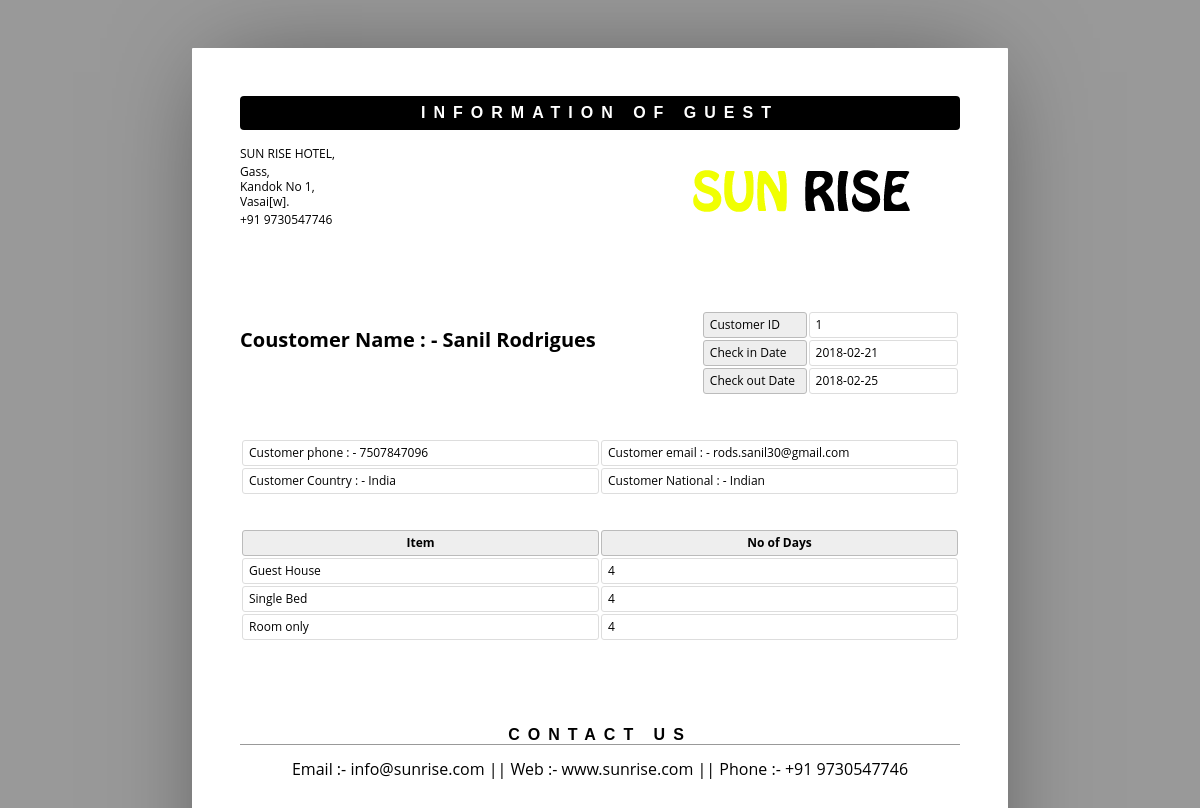
The page /admin/show.php?sid=13 on the database its author committed.
### tables this page shows
CREATE TABLE IF NOT EXISTS `user` (
  `id` int(100) NOT NULL AUTO_INCREMENT,
  `uname` varchar(20) NOT NULL,
  `password` varchar(20) NOT NULL,
  `name` varchar(50) NOT NULL,
  `email` varchar(50) NOT NULL,
  `phone_no` varchar(11) NOT NULL,
  `nationality` varchar(50) NOT NULL,
  `pass_country` varchar(60) NOT NULL,
  PRIMARY KEY (`id`)
);

CREATE TABLE IF NOT EXISTS `roombook` (
  `id` int(10) unsigned NOT NULL AUTO_INCREMENT,
  `Email` varchar(50) DEFAULT NULL,
  `TRoom` varchar(20) DEFAULT NULL,
  `Bed` varchar(10) DEFAULT NULL,
  `NRoom` varchar(2) DEFAULT NULL,
  `Meal` varchar(15) DEFAULT NULL,
  `cin` date DEFAULT NULL,
  `cout` date DEFAULT NULL,
  `stat` varchar(15) DEFAULT NULL,
  `nodays` int(11) DEFAULT NULL,
  PRIMARY KEY (`id`)
);

### admin/show.php (the view, shortened to what this page needs)
<html>
	<head>
	</head>
	<body>
	<?php
	include ('db.php');
	$pid = $_GET['sid'];
	$sql ="select * from roombook where id = '$pid' ";
	$re = mysqli_query($con,$sql);
	while($row=mysqli_fetch_array($re))
	{
		$email = $row['Email'];
		$room_type = $row['TRoom'];
		$Bed_type = $row['Bed'];
		$meal_type = $row['Meal'];
		$cin_date = $row['cin'];
		$cout_date = $row['cout'];
		$nodays = $row['nodays'];
	}
	$psql = "SELECT * from user where email = '".$email."'";
	$result = mysqli_query($con,$psql);
	while($data = mysqli_fetch_array($result)){
		$name = $data['name'];
		$ph_no = $data['phone_no'];
		$nation = $data['nationality'];
		$pass = $data['pass_country'];
		$id = $data['id'];
	}
	?>
		<header>
			<h1>Information of Guest</h1>
			<address >
				<p>SUN RISE HOTEL,</p>
				<p>Gass,<br>Kandok No 1,<br>Vasai[w].</p>
				<p>+91 9730547746</p>
			</address>
			<span><img alt="" src="assets/img/sun.png"></span>
		</header>
		<article>
			<address >
				<p><br></p>
				<p>Coustomer Name  : -  <?php echo $name;?><br></p>
			</address>
			<table class="meta">
				<tr>
					<th><span >Customer ID</span></th>
					<td><span ><?php echo $id; ?></span></td>
				</tr>
				<tr>
					<th><span >Check in Date</span></th>
					<td><span ><?php echo $cin_date; ?> </span></td>
				</tr>
				<tr>
					<th><span >Check out Date</span></th>
					<td><span ><?php echo $cout_date; ?> </span></td>
				</tr>
			</table>
			<table >
					<tr>
						<td>Customer phone : -  <?php echo $ph_no; ?> </td>
						<td>Customer email : -  <?php echo $email; ?> </td>
					</tr>
					<tr>
						<td>Customer Country : -  <?php echo $pass; ?> </td>
						<td>Customer National : -  <?php echo $nation; ?> </td>
					</tr>
				</table>
				<br>
				<br>
			<table class="inventory">
				<thead>
					<tr>
						<th><span >Item</span></th>
						<th><span >No of Days</span></th>
					</tr>
				</thead>
				<tbody>
					<tr>
						<td><span ><?php echo $room_type; ?></span></td>
						<td><span ><?php echo $nodays; ?> </span></td>
					</tr>
					<tr>
						<td><span ><?php echo $Bed_type; ?>  Bed </span></td>
						<td><span ><?php echo $nodays; ?></span></td>
					</tr>
					<tr>
						<td><span ><?php echo $meal_type; ?>  </span></td>
						<td><span ><?php echo $nodays; ?></span></td>
					</tr>
				</tbody>
			</table>
		</article>
		<aside>
			<h1><span >Contact us</span></h1>
			<div >
				<p align="center">Email :- info@sunrise.com || Web :- www.sunrise.com || Phone :- +91 9730547746 </p>
			</div>
		</aside>
	</body>
</html>

### admin/show.php (style rules this page uses)
* { border: 0; box-sizing: content-box; color: inherit; font-family: inherit; font-size: inherit; font-style: inherit; font-weight: inherit; line-height: inherit; list-style: none; margin: 0; padding: 0; text-decoration: none; vertical-align: top; }
h1 { font: bold 100% sans-serif; letter-spacing: 0.5em; text-align: center; text-transform: uppercase; }
table { font-size: 75%; table-layout: fixed; width: 100%; }
table { border-collapse: separate; border-spacing: 2px; }
th, td { border-width: 1px; padding: 0.5em; position: relative; text-align: left; }
th, td { border-radius: 0.25em; border-style: solid; }
th { background: #EEE; border-color: #BBB; }
td { border-color: #DDD; }
html { font: 16px/1 'Open Sans', sans-serif; overflow: auto; padding: 0.5in; }
html { background: #999; cursor: default; }
body { box-sizing: border-box; height: 11in; margin: 0 auto; overflow: hidden; padding: 0.5in; width: 8.5in; }
body { background: #FFF; border-radius: 1px; box-shadow: 0 0 1in -0.25in rgba(0, 0, 0, 0.5); }
header { margin: 0 0 3em; }
header:after { clear: both; content: ""; display: table; }
header h1 { background: #000; border-radius: 0.25em; color: #FFF; margin: 0 0 1em; padding: 0.5em 0; }
header address { float: left; font-size: 75%; font-style: normal; line-height: 1.25; margin: 0 1em 1em 0; }
header address p { margin: 0 0 0.25em; }
header span, header img { display: block; float: right; }
header span { margin: 0 0 1em 1em; max-height: 25%; max-width: 60%; position: relative; }
header img { max-height: 100%; max-width: 100%; }
article, article address, table.meta, table.inventory { margin: 0 0 3em; }
article:after { clear: both; content: ""; display: table; }
article address { float: left; font-size: 125%; font-weight: bold; }
table.meta, table.balance { float: right; width: 36%; }
table.meta:after, table.balance:after { clear: both; content: ""; display: table; }
table.meta th { width: 40%; }
table.meta td { width: 60%; }
table.inventory { clear: both; width: 100%; }
table.inventory th { font-weight: bold; text-align: center; }
table.inventory td:nth-child(1) { width: 26%; }
table.inventory td:nth-child(2) { width: 38%; }
aside h1 { border: none; border-width: 0 0 1px; margin: 0 0 1em; }
aside h1 { border-color: #999; border-bottom-style: solid; }

### rows shown on the page
user: name "Sanil Rodrigues", id "1", phone_no "7507847096", pass_country "India", nationality "Indian"
roombook: cin "2018-02-21", cout "2018-02-25", Email "rods.sanil30@gmail.com", TRoom "Guest House", nodays "4", Bed "Single", Meal "Room only"
